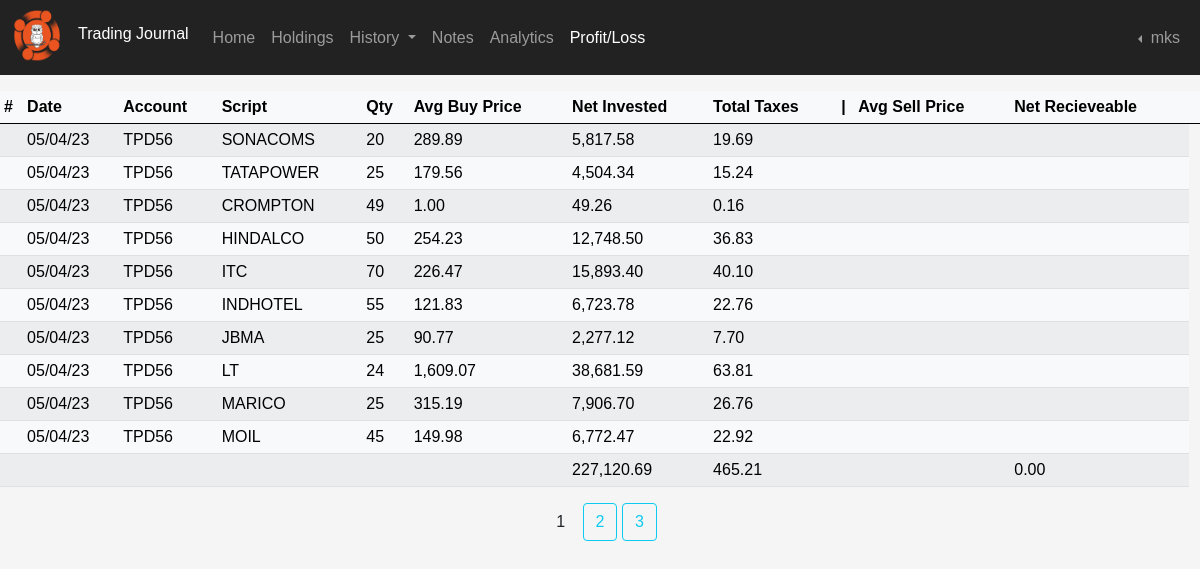
The app's page /profit_loss (signed in) with its own data.
### applications/models.py (models this page shows, shortened)
class Users(db.Model, UserMixin):
    __tablename__ = "users"
    id = db.Column(db.Integer(), primary_key=True, autoincrement=True, nullable=False)
    date = db.Column(db.DateTime, server_default=db.func.now(), nullable=False)
    username = db.Column(db.String(45), unique=True, nullable=False)
    email = db.Column(db.String(45), unique=True, nullable=False)
    hash_password = db.Column(db.String(60), nullable=False)
    last_logged = db.Column(db.DateTime, server_default=db.func.now(), server_onupdate=db.func.now(), nullable=False)
    scripts = db.relationship('Transactions', backref='owner_id', lazy=True)
    brokers = db.relationship('Brokers', backref="user_brokers", lazy=True)
    research = db.relationship('Research', backref="user_research", lazy=True)
    funds = db.relationship('Funds', backref="user_funds", lazy=True)
    @property
    def password(self):
        return self.password

class Transactions(db.Model):
    __tablename__ = "transactions"
    id = db.Column(db.Integer(), primary_key=True, autoincrement=True, nullable=False)
    user_id = db.Column(db.Integer(), db.ForeignKey('users.id', ondelete='CASCADE', deferrable=False))
    date = db.Column(db.DateTime, server_default=db.func.now(), nullable=False)
    type = db.Column(db.String(length=10), nullable=False)
    call = db.Column(db.String(length=10), nullable=False)
    script = db.Column(db.String(length=45))
    price = db.Column(db.Float(), nullable=False)
    qty = db.Column(db.Integer(), nullable=False)
    brokerage_per_unit = db.Column(db.Float(), nullable=False)
    net_rate_per_unit = db.Column(db.Float(), nullable=False)
    net_total_before_levies = db.Column(db.Float(), nullable=False)
    transaction_chgs = db.Column(db.Float(), nullable=False)
    dp_chgs = db.Column(db.Float(), nullable=False)
    stt = db.Column(db.Float(), nullable=False)
    sebi_turnover_fees = db.Column(db.Float(), nullable=False)
    stamp_duty = db.Column(db.Float(), nullable=False)
    gst = db.Column(db.Float(), nullable=False)
    total_taxes = db.Column(db.Float(), nullable=False)
    net_total = db.Column(db.Float(), nullable=False)
    broker = db.Column(db.String(length=45))
    trading_code = db.Column(db.String(length=45), nullable=False)

### applications/routers/profit_loss_route.py (the view)
@app.route('/profit_loss', methods=['GET'])
@login_required
def profit_loss_page():
    net_bal = []
    nb = 0
    for stocks_bought in Transactions.query.filter(Transactions.user_id == current_user.id, Transactions.type == "CNC").all():
        results = stocks_bought.__dict__
        nb = nb + results['net_total']
        net_bal.append(nb)
    page = request.args.get('page', 1, int)
    stocks = Transactions.query.filter(Transactions.user_id == current_user.id, Transactions.type == "CNC").order_by(Transactions.date.desc()).paginate(page=page, per_page=10)
    bottom_line_ni = db.session.query(func.sum(Transactions.net_total).label('net_investment')).filter(
                                        Transactions.call == "Buy", Transactions.user_id == current_user.id, Transactions.type == "CNC").first()
    bottom_line_tt = db.session.query(func.sum(Transactions.total_taxes).label('total_taxes')).filter(
                                        Transactions.user_id == current_user.id, Transactions.type == "CNC").first()
    bottom_line_ss = db.session.query(func.sum(Transactions.net_total).label('net_recievable')).filter(
                                        Transactions.call == "Sell", Transactions.user_id == current_user.id, Transactions.type == "CNC").first()
    return render_template('profit_loss.html',net_bal=net_bal, stocks=stocks, bottom_line_ni=bottom_line_ni, bottom_line_tt=bottom_line_tt, bottom_line_ss=bottom_line_ss)

### applications/models.py (called while the page is built)
@login_manager.user_loader
def load_user(user_id):
    return Users.query.get(int(user_id))

### applications/templates/profit_loss.html (shortened to what this page needs)
{% extends 'layout.html' %}
{% block content %}
<div>
    <table class="table table-light table-striped table-sm table-sm">
        <thead>
            <tr>
                <th>#</th>
                <th>Date</th>
                <th>Account</th>
                <th>Script</th>
                <th>Qty</th>
                <th>Avg Buy Price</th>
                <th>Net Invested</th>
                <th>Total Taxes</th>
                <th>|</th>
                <th>Avg Sell Price</th>
                <th>Net Recieveable</th>
                <th></th>
            </tr>
        </thead>
        <tbody>
            {% for pl in stocks.items %}
            {% set outer_loop = loop %}
            {% for nb in net_bal %}
            {% if outer_loop.index0 == loop.index0 %}
            {% set nr = 0 %}
            {% set ni = 0 %}
            <tr>
                <td></td>
                <td>{{ pl.date.strftime('%d/%m/%y') }}</td>
                <td>{{ pl.trading_code }} </td>
                {% if '_' in pl.script %}
                     <td>{{ pl.script | replace('_', '&') }}</td>
                {% else %}
                    <td>{{ pl.script }}</td>
                {% endif %}
                <td>{{ pl.qty }}</td>
                {% if pl.qty > 0 %}
                <td>{{ format_price(pl.net_rate_per_unit ) }}</td>
                {% else %}
                <td></td>
                {% endif %}
                {% if pl.qty > 0 %}
                <td>{{ format_price(pl.net_total) }}</td>
                {% else %}
                <td></td>
                {% endif %}
                <td>{{ format_price(pl.total_taxes) }}</td>
                <td></td>
                {% if pl.qty < 0 %}
                    <td>{{ format_price(pl.net_rate_per_unit |abs) }}</td>
                {% else %}
                    <td></td>
                {% endif %}
                {% if pl.qty < 0 %}
                    <td>{{ format_price(pl.net_total |abs) }}</td>
                {% else %}
                    <td></td>
                {% endif %}
            </tr>
            {% endif %}
            {% endfor %}
            {% endfor %}
            <tr>
                <td colspan="6"></td>
                <td>{{ format_price(bottom_line_ni.net_investment) }}</td>
                <td>{{ format_price(bottom_line_tt.total_taxes) }}</td>
                <td colspan="2"></td>
                {% if bottom_line_ss.net_recievable == None %}
                    {% set recievable = 0.00%}
                {% else %}
                    {% set recievable = (bottom_line_ss.net_recievable |abs) %}
                {% endif %}
                <td>{{ format_price (recievable) }}</td>
            </tr>
        </tbody>
    </table>
    <div class="text-center paginated">
        {% for page in stocks.iter_pages(left_edge=1, right_edge=1, left_current=1, right_current=2) %}
            {% if page %}
                {% if stocks.page == page %}
                    <a class="btn mb-4" id="btn-current" href="{{ url_for('profit_loss_page', page=page) }}">{{ page }}</a>
                {% else %}
                    <a class="btn btn-outline-info mb-4" href="{{ url_for('profit_loss_page', page=page) }}">{{ page }}</a>
                {% endif %}
            {% else %}
                ...
            {% endif %}
        {% endfor %}
    </div>
</div>
{% endblock content %}
{%- macro format_price(price, thousand_separator=',', decimal_separator='.', decimal_places=2) -%}
{%- set price_as_string = price | string -%}
{%- set price_split = price_as_string.split('.') -%}
{%- set price_integer = price_split[0] -%}
{%- if price_split | count > 1 -%}
{%- set price_fraction = price_split[1] -%}
{%- if price_fraction | length < decimal_places -%}
{%- set price_fraction = price_fraction.ljust(decimal_places, '0') -%}
{%- else -%}
{%- set price_fraction = price_fraction[:decimal_places] -%}
{%- endif -%}
{%- else -%}
{%- set price_fraction = '' -%}
{%- endif -%}
{%- set formatted_price_integer = price_integer | reverse | batch(3) | map('join', '') | join(thousand_separator) | reverse -%}
{%- if price_fraction != '' -%}
{%- set formatted_price = formatted_price_integer ~ decimal_separator ~ price_fraction -%}
{%- else -%}
{%- set formatted_price = formatted_price_integer-%}
{%- endif -%}
{{- formatted_price -}} {%- endmacro -%}

### applications/templates/layout.html (shortened to what this page needs)
<!doctype html>
<html lang="en">
  <head>
    <link href="https://cdn.jsdelivr.net/npm/bootstrap@5.0.2/dist/css/bootstrap.min.css" rel="stylesheet">
    <link href="{{ url_for('static', filename='style.css')}}" rel="stylesheet" type="text/css">
  </head>
  <body>
    <nav class="navbar navbar-expand-sm navbar-dark">
        <div class="container-fluid">
          <div class="logo">
            <img class='mb-1' src="{{ url_for('static', filename='images/nav_dark_logo.png') }}" width=50 alt="Website Logo">
            <h6 class="title">Trading Journal</h6>
          </div>
          {% if current_user.is_authenticated %}
          <div class="collapse navbar-collapse" id="navbarSupportedContent">
            <ul class="navbar-nav me-auto mb-2 mb-lg-0">
              <li class="nav-item">
                <a class="nav-link" href="{{ url_for('home_page') }}">Home</a>
              </li>
              <li class="nav-item">
                <a class="nav-link" href="{{ url_for('holdings_page') }}">Holdings</a>
              </li>
              <li class="nav-item dropdown">
                <a class="nav-link dropdown-toggle" href="#" id="navbarDropdown" role="button" data-bs-toggle="dropdown" aria-expanded="false mx-50">
                  History
                </a>
              </li>
              <li class="nav-item">
                <a class="nav-link" href="{{ url_for('notes_page') }}">Notes</a>
              </li>
              <li class="nav-item">
                <a class="nav-link" href="{{ url_for('analytics_page') }}">Analytics</a>
              </li>
              <li class="nav-item">
                <a class="nav-link" href="{{ url_for('profit_loss_page') }}">Profit/Loss</a>
              </li>
            </ul>
              <div class="d-flex navbar-nav">
                <li class="nav-item dropdown dropstart">
                  <a class="nav-link dropdown-toggle" href="#" id="navbarDropdown" role="button" data-bs-toggle="dropdown" aria-expanded="false mx-50">
                    {{ current_user.username }}
                  </a>
                </li>
              </div>
            {% endif %}
          </div>
        </div>
    </nav>
    <div class="row">
      <div class="col-4"></div>
      <div class="col-4"></div>
    </div>
    {% block content %}
    {% endblock content %}
  </body>
</html>

### applications/static/style.css (style rules this page uses)
body { background-color: whitesmoke; font-family: sans-serif; }
div.logo { display: flex; }
h6.title, div.user_settings, div.table { padding-left: 1rem; padding-right: 1rem; padding-top: 1rem; padding-bottom: 1rem; }
nav { background-color: #222222; color: white; }

### records on screen
Users: username "mks"
Transactions: date "05/04/23", trading_code "TPD56", script "SONACOMS", qty "20", net_bal "289.89 5,817.58 19.69"
Transactions: date "05/04/23", trading_code "TPD56", script "TATAPOWER", qty "25", net_bal "179.56 4,504.34 15.24"
Transactions: date "05/04/23", trading_code "TPD56", script "CROMPTON", qty "49", net_bal "1.00 49.26 0.16"
Transactions: date "05/04/23", trading_code "TPD56", script "HINDALCO", qty "50", net_bal "254.23 12,748.50 36.83"
Transactions: date "05/04/23", trading_code "TPD56", script "ITC", qty "70", net_bal "226.47 15,893.40 40.10"
Transactions: date "05/04/23", trading_code "TPD56", script "INDHOTEL", qty "55", net_bal "121.83 6,723.78 22.76"
Transactions: date "05/04/23", trading_code "TPD56", script "JBMA", qty "25", net_bal "90.77 2,277.12 7.70"
Transactions: date "05/04/23", trading_code "TPD56", script "LT", qty "24", net_bal "1,609.07 38,681.59 63.81"
Transactions: date "05/04/23", trading_code "TPD56", script "MARICO", qty "25", net_bal "315.19 7,906.70 26.76"
Transactions: date "05/04/23", trading_code "TPD56", script "MOIL", qty "45", net_bal "149.98 6,772.47 22.92"

### other values on screen
{{ page }} "1"
{{ page }} "2" "3"
